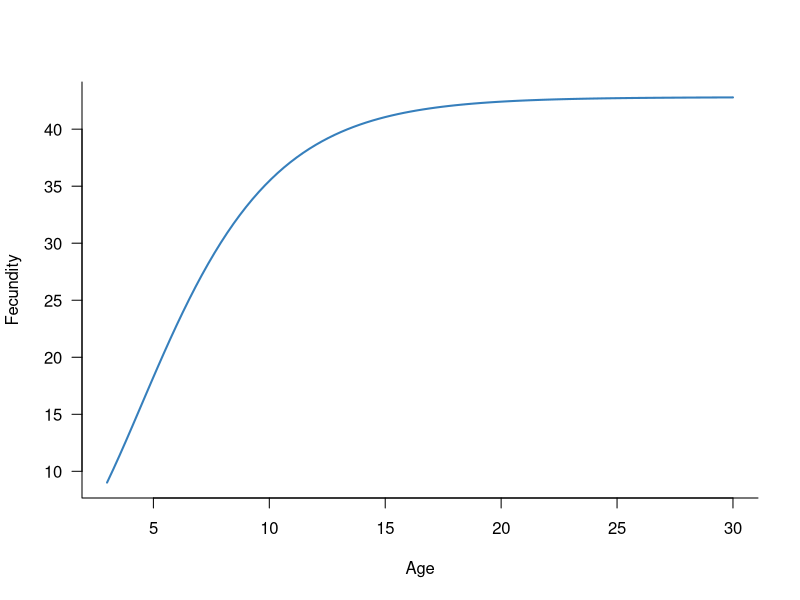
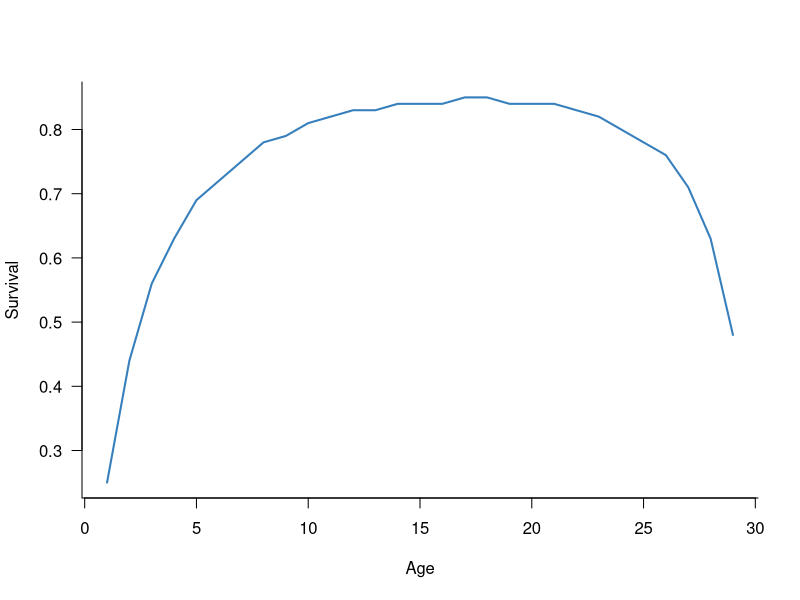

The R script that drew these images, in order: (Note: this script raises an error after producing the figures.)
## ---- chunk 1
knitr::opts_chunk$set(echo = TRUE)
## ---- chunk 2
# function to simulate reproductive output of Macquarie perch
fecundity <- function(
    age,                             # vector of ages
    mean = c(1.68, -0.302, 2.886),   # mean parameters for fecundity function
    early_surv = c(0.5, 0.013, 0.13) # estimates of early life survival (eggs, larvae, young-of-year)
) {

  # mean estimates of three model parameters
  y1 <- mean[1]
  y2 <- mean[2]
  y3 <- mean[3]

  # calculate fecundity
  y2_term <- exp(y2 * age)
  y1_y2 <- log(43.15 * exp(- y1 * y2_term))
  fec <- exp(2.295 * y1_y2 + y3)

  # add early life survival and muliply by 0.5
  #   to account for a 50:50 sex ratio
  0.5 * fec * prod(early_surv)

}

# plot mean fecundity as a function of age
age_vec <- seq(3, 30, length = 100)
plot(fecundity(age_vec) ~ age_vec, las = 1, type = "l", xlab = "Age", ylab = "Fecundity", bty = "l", lwd = 2, col = scales::alpha("#2171B5", 0.9))
## ---- chunk 3
# define survival parameters
survival_params <- c(
  0.25, 0.44, 0.56, 0.63, 0.69, 0.72, 0.75, 0.78, 0.79,
  0.81, 0.82, 0.83, 0.83, 0.84, 0.84, 0.84, 0.85, 0.85, 0.84,
  0.84, 0.84, 0.83, 0.82, 0.80, 0.78, 0.76, 0.71, 0.63, 0.48
)

# plot mean survival as a function of age
plot(survival_params ~ c(1:29), las = 1, type = "l", xlab = "Age", ylab = "Survival", bty = "l", lwd = 2, col = scales::alpha("#2171B5", 0.9))
## ---- chunk 4
# define population matrix
nclass <- length(survival_params) + 1
popmat <- matrix(0, nrow = nclass, ncol = nclass)
popmat[transition(popmat, dims = 1:30)] <- survival_params
popmat[reproduction(popmat, dims = 3:30)] <- fecundity(3:30)

# convert this to a dynamics object and plot it
popdyn <- dynamics(popmat)
plot(popdyn)
## ---- chunk 5
# masks: survival and reproduction of 3-30 year olds
density_masks <- list(
  transition(popmat),
  reproduction(popmat, dims = 3:30)
)

# top-down effects of competition for habitat,
#    arbitrary carrying capacity of 1000 here
#    (could be passed as an arg)
topdown_fn <- function(mat, pop, ...) {
  sum_n <- sum(pop[3:30])
  ifelse(sum_n > 1000, 1000 / sum_n, 1) * mat
}

# positive density dependence (Allee effect)
allee_fn <- function(mat, pop, allee_strength = 1, allee_factor = 10, ...) {
  sum_n <- sum(pop[3:30])
  allee <- (2 / (1 + exp(-sum_n / (allee_strength * allee_factor)))) - 1
  mat <- allee * mat
  mat
}

# combine the functions into a list
density_fns <- list(
  topdown_fn,
  allee_fn
)

# and collate masks and functions in a single object
dens_depend <- density_dependence(
  masks = density_masks,
  funs = density_fns
)
## ---- chunk 6
# generate 10 random values on the unit line (between 0 and 1) with known mean and sd
runit(10, mean = 0.25, sd = 0.2)

# repeat this, but increase the standard deviation, noting the values still sit in [0, 1]
runit(10, mean = 0.25, sd = 0.5)
## ---- chunk 7
# generate 10 random vectors of 5 values each, on the unit line
rmultiunit(10, mean = c(0.5, 0.2, 0.1, 0.9, 0.6), sd = c(0.1, 0.05, 0.05, 0.05, 0.2))

# repeat this, but with a known correlation structure
omega_est <- rbind(
  c(1,    0,    0.15, 0,    0),
  c(0,    1,    0,    0.75, 0),
  c(0.15, 0,    1,    0,    0.25),
  c(0,    0.75, 0,    1,    0),
  c(0,    0,    0.25, 0,    1)
)
unit_sims <- rmultiunit(
  10000,
  mean = c(0.5, 0.2, 0.1, 0.9, 0.6),
  sd = c(0.1, 0.05, 0.05, 0.05, 0.2),
  Omega = omega_est
)
## ---- chunk 8
round(apply(unit_sims, 2, mean), 2)
## ---- chunk 9
round(apply(unit_sims, 2, sd), 2)
## ---- chunk 10
round(cor(unit_sims), 2)
## ---- chunk 11
# define masks for environmental stochasticity
envstoch_masks <- list(
  transition(popmat),                 # all survival estimates
  reproduction(popmat, dims = 3:30)   # reproduction from all adults
)

# define a survival function, adding dots to soak up extra arguments within simulate
survival_gen <- function(mat, mean_real, sd_real, ...) {
  rmultiunit_from_real(n = 1, mean_real = mean_real, sd_real = sd_real)
}

# define a reproduction function, being careful with argument names to avoid conflicts
#   with any arguments in survival_gen, which would then require multiple different
#   arguments with the same name in simulate
reproduction_gen <- function(
    mat,
    fec_mean = c(1.68, -0.302, 2.886),
    fec_sd = c(0.3, 0.05, 0.15),
    early_mean,
    early_sd,
    ...
) {

  # need a vector of ages, hard coded here (could be an argument)
  age <- 3:30

  # generate stochastic values for early life survival (eggs, larvae, young-of-year)
  early_real <- rmultiunit_from_real(n = 1, mean = early_mean, sd = early_sd)

  # otherwise draw random variates for the three model parameters
  y1 <- rnorm(n = 1, mean = fec_mean[1], sd = fec_sd[1])
  y2 <- rnorm(n = 1, mean = fec_mean[2], sd = fec_sd[2])
  y3 <- rnorm(n = 1, mean = fec_mean[3], sd = fec_sd[3])

  # generate reproduction estimates for all adult age classes, incorporating
  #   stochastic early life estimates
  y2_term <- exp(y2 %o% age)
  y1_y2 <- log(
    43.15 * exp(sweep(y2_term, 1, -y1, "*"))
  )
  reprod <- exp(sweep(2.295 * y1_y2, 1, y3, "+"))

  # add early life survival and muliply by 0.5
  #   to account for a 50:50 sex ratio
  0.5 * reprod * prod(early_real)

}

# combine masks and functions into a single object
envstoch <- environmental_stochasticity(
  masks = envstoch_masks,
  funs = list(survival_gen, reproduction_gen)
)
## ---- chunk 12
transform_survival <- function(obj, pop, iter) {

  # pull out the population matrix in the current time step
  mat <- obj$matrix
  if (is.list(mat))
    mat <- mat[[iter]]

  # wrap up all survival means and SDs, including early life
  #  (this allows a single call to `unit_to_real`, which is slow)
  survival_mean <- c(
    0.5, 0.013, 0.13,     # early life
    mat[transition(mat)]  # from population matrix in current time step
  )
  survival_sd <- c(
    0.1, 0.007, 0.028,  # early life
    0.05, 0.09, 0.11, 0.10, 0.10, 0.07, 0.08, 0.08, 0.08,
    0.08, 0.08, 0.08, 0.08, 0.08, 0.08, 0.08, 0.08, 0.08, 0.08,
    0.08, 0.08, 0.08, 0.08, 0.08, 0.08, 0.08, 0.07, 0.06, 0.05
  )

  # convert unit interval to real line equivalents
  out <- unit_to_real(
    unit_mean = survival_mean,
    unit_sd = survival_sd
  )

  # separate early life from other estimates
  idx <- seq_len(nrow(out)) > 3

  # return
  list(mean_real = out[idx, 1],    # for survival_gen
       sd_real = out[idx, 2],      # for survival_gen
       early_mean = out[!idx, 1],  # for reproduction_gen
       early_sd = out[!idx, 2]     # for reproduction_gen
  )

}
## ---- chunk 13
# take a population vector and update it to add or remove n individuals
#   split into two stages (juveniles, adults)
dd_n <- function(pop, n, add = TRUE) {

  # are we removing individuals?
  if (!add) {

    # check that there are enough juveniles
    if (n[1] > sum(pop[1:2])) {
      n[1] <- sum(pop[1:2])
      warning("removing more juveniles than available;",
              " total removals reduced to ", sum(pop[1:2]),
              call. = FALSE)
    }

    # check that there are enough adults
    if (n[2] > sum(pop[3:30])) {
      n[2] <- sum(pop[3:30])
      warning("removing more adults than available;",
              " total removals reduced to ", sum(pop[3:30]),
              call. = FALSE)
    }

    # expand n to remove from random age classes
    n_juvenile_by_age <- rep(1:2, times = pop[1:2])
    juvenile_idx <- sample.int(
      length(n_juvenile_by_age), size = n[1], replace = FALSE
    )
    n_juvenile <- table(n_juvenile_by_age[juvenile_idx])
    n_adult_by_age <- rep(3:30, times = pop[3:30])
    adult_idx <- sample.int(
      length(n_adult_by_age), size = n[2], replace = FALSE
    )
    n_adult <- table(n_adult_by_age[adult_idx])

  } else {

    # sample random classes to add individuals
    n_juvenile <- table(
      sample(1:2, size = n[1], replace = TRUE)
    )
    n_adult <- table(
      sample(3:30, size = n[2], replace = TRUE)
    )

  }

  # convert from a vector of classes to a count for each class
  n_juvenile_expanded <- rep(0, 2)
  names(n_juvenile_expanded) <- as.character(1:2)
  n_juvenile_expanded[names(n_juvenile)] <- n_juvenile
  n_adult_expanded <- rep(0, 28)
  names(n_adult_expanded) <- as.character(3:30)
  n_adult_expanded[names(n_adult)] <- n_adult
  n <- c(n_juvenile_expanded, n_adult_expanded)

  # adding is the opposite of removing
  if (add)
    n <- -n

  # update pop abundances and return
  pop - n

}

# wrap this up in a add_remove_post object (formerly density_dependence_n)
add_remove <- add_remove_post(
  masks = all_classes(popmat),
  funs = dd_n
)
## ---- chunk 14
# effect 1: recruitment has peaked association with Nov/Dec discharge
recruit_peaked <- function(mat, x, ...) {

  # define a quadratic association with log-transformed discharge
  log_discharge <- log(x$spawning_discharge + 0.01)
  scale_factor <- exp(-0.1 * log_discharge - 0.1 * (log_discharge ^ 2))

  # make sure values are in the [0, 1] range
  scale_factor[scale_factor > 1] <- 1
  scale_factor[scale_factor < 0] <- 0

  # return re-scaled recruitment values
  mat * scale_factor

}

# effect 2: recruitment reduced in variable Nov/Dec conditions
recruit_variability <- function(mat, x, ...) {
  mat * exp(-0.05 * x$spawning_variability)
}

# effect 3: recruitment reduced with rising lake level
recruit_level <- function(mat, x, ...) {
  mat * (1 / (1 + exp(-0.5 * (x$water_level_change + 10))))
}

# effect 4: adult survival reduced by low-discharge conditions
adult_low <- function(mat, x, ...) {

  # define a quadratic association with log-transformed discharge
  log_discharge <- log(x$average_daily_discharge + 0.01)
  scale_factor <- exp(0.3 * log_discharge - 0.3 * (log_discharge ^ 2))

  # make sure values are in the [0, 1] range
  scale_factor[scale_factor > 1] <- 1
  scale_factor[scale_factor < 0] <- 0

  # return re-scaled survival values
  mat * scale_factor

}

# define masks
covar_masks <- list(
  reproduction(popmat),
  reproduction(popmat),
  reproduction(popmat),
  transition(popmat, dims = 3:30)
)

# link functions to masks
covar_funs <- list(
  recruit_peaked,
  recruit_variability,
  recruit_level,
  adult_low
)

# collate into a single object
covars <- covariates(
  masks = covar_masks,
  funs = covar_funs
)
## ---- chunk 15
# update previously defined population dynamics object
#   (which only included popmat)
popdyn <- update(
  popdyn,
  covars,
  envstoch,
  dens_depend,
  add_remove
)
## ---- chunk 16
# simulate, using the transform_survival function defined above
#   to update arguments passed to environmental_stochasticity and
#   adding arguments to specify 100 juveniles and 10 adults
#   removed per time step (e.g., due to fishing)
sims <- simulate(
  popdyn,
  nsim = 100,
  args = list(
    add_remove_post = list(n = c(100, 10), add = FALSE),
    environmental_stochasticity = list(transform_survival)
  )
)

# plot the simulated trajectories
plot(sims, col = scales::alpha("#2171B5", 0.4))
## ---- chunk 17
# simulate 30 years of covariate values based on ranges in
#   actual discharge data (covariates and functions
#   are defined based on standardised flow values)
covar_values <- data.frame(
  spawning_discharge = runif(30, min = 0.5, max = 2),
  spawning_variability = runif(30, min = 0.3, max = 3),
  water_level_change = rpois(30, lambda = 1),
  average_daily_discharge = exp(rnorm(30, sd = 2))
)

# simulate
sims <- simulate(
  popdyn,
  nsim = 100,
  args = list(
    add_remove_post = list(n = c(0, 0)),         # remove no individuals this time
    covariates = format_covariates(x = covar_values), # pass formatted covariate values
    environmental_stochasticity = list(transform_survival)
  )
)

# plot the simulated trajectories
plot(sims, col = scales::alpha("#2171B5", 0.4))
## ---- chunk 18
# all adults
plot(subset(sims, subset = 3:30), col = scales::alpha("#2171B5", 0.4))

# ages 5 and above
plot(subset(sims, subset = 5:30), col = scales::alpha("#2171B5", 0.4))
## ---- chunk 19
# calculate proportion of trajectories falling below a given threshold
#   in any time step. By default, all population classes are included
#   but `subset` can be used to select specific classes
calculate_quasi_extinction <- function(popsim, threshold, subset = NULL, include = FALSE) {

  # is a subset required?
  if (!is.null(subset))
    popsim <- subset(popsim, subset = subset)

  # sum population abundances over all remaining classes
  popsim <- apply(popsim, c(1, 3), sum)

  # do we want to include the threshold value in the check?
  if (include)
    threshold <- threshold + 1e-5

  # is a trajectory below a threshold?
  threshold_check <- apply(popsim, 1, function(x) any(x < threshold))

  # return proportion below threshold
  #   (mean of binary values is the proportion equal to 1)
  mean(threshold_check)

}
## ---- chunk 20
# probability of 10 or fewer adults
calculate_quasi_extinction(sims, threshold = 10, subset = 3:30, include = TRUE)

# probability of 1000 or fewer individuals
calculate_quasi_extinction(sims, threshold = 1000, include = TRUE)

# probability of extinction of very old individuals
calculate_quasi_extinction(sims, threshold = 0, subset = 21:30, include = TRUE)
## ---- chunk 21
# function to calculate quasi-extinction risk for multiple thresholds
calculate_risk <- function(popsim, min, max, n = 1000, subset = NULL, include = TRUE) {

  # create a sequence of threshold values
  thresh_seq <- seq(min, max, length = n)

  # calculate risk across the entire sequence and return
  #   a data.frame with threshold and risk values
  data.frame(
    threshold = thresh_seq,
    risk = sapply(
      thresh_seq,
      calculate_quasi_extinction,
      popsim = popsim,
      subset = subset,
      include = include
    )
  )

}

# calculate risk curve for thresholds from 0 to 10000
risk_calc <- calculate_risk(sims, min = 0, max = 10000, subset = 3:30)

# this can be plotted
plot(risk ~ threshold, data = risk_calc, xlab = "Threshold population size (adult abundance)", ylab = "Quasi-extinction probability", las = 1, bty = "l", type = "l", lwd = 2, col = scales::alpha("#2171B5", 0.9), ylim = c(0, 1))
## ---- chunk 22
# function to calculate threshold abundance reached with probability = prob
calculate_threshold <- function(risk, threshold, prob = 0.8) {

  # find the rows in risk nearest to prob
  idx <- sapply(prob, function(x) which.min(abs(risk - x)))

  # then pull out and return these threshold values
  threshold[idx]

}

# calculate these thresholds
probs <- c(0.5, 0.8, 0.95)
thresh <- calculate_threshold(risk_calc$risk, risk_calc$threshold, prob = probs)

# plot these on the risk curve
plot(risk ~ threshold, data = risk_calc, xlab = "Threshold population size (adult abundance)", ylab = "Quasi-extinction probability", las = 1, bty = "l", type = "l", lwd = 2, col = scales::alpha("#2171B5", 0.9), ylim = c(0, 1))
col_pal <- c("#67001F", "#D6604D", "#FDDBC7")
for (i in seq_along(thresh)) {
  lines(c(thresh[i], thresh[i]), c(-0.2, probs[i]), col = col_pal[i], lwd = 2, lty = 2)
  lines(c(-100, thresh[i]), c(probs[i], probs[i]), col = col_pal[i], lwd = 2, lty = 2)
  text(x = thresh[i], y = (probs[i] / 2), round(thresh[i]), pos = 4)
}
